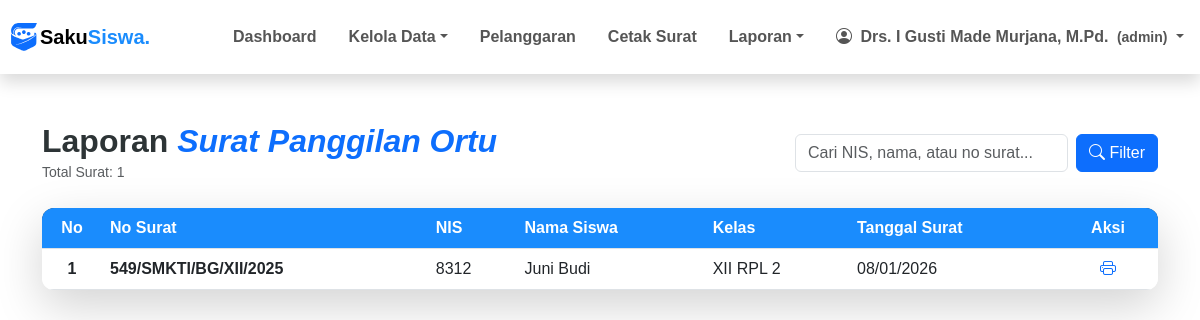
The app's page /pages/laporan/panggilan_ortu.php (signed in) with its own data.
### tables this page shows
CREATE TABLE `surat_keluar` (
  `id_surat_keluar` int NOT NULL,
  `no_surat` varchar(30) DEFAULT NULL,
  `jenis_surat` varchar(30) DEFAULT NULL,
  `id_surat_pindah` int DEFAULT NULL,
  `nis` char(5) DEFAULT NULL,
  `tanggal_pembuatan_surat` date DEFAULT NULL,
  `id_profil_sekolah` int DEFAULT NULL,
  `id_tahun_ajaran` int DEFAULT NULL,
  `tingkat` varchar(3) DEFAULT NULL
);

CREATE TABLE `siswa` (
  `nis` char(5) NOT NULL,
  `nama_siswa` varchar(50) DEFAULT NULL,
  `jenis_kelamin` enum('Laki - Laki','Perempuan') DEFAULT NULL,
  `alamat` varchar(100) DEFAULT NULL,
  `password` varchar(70) DEFAULT NULL,
  `status_siswa` enum('aktif','tidak_aktif','lulus','pindah') DEFAULT NULL,
  `id_ortu_wali` int DEFAULT NULL,
  `id_kelas` int DEFAULT NULL
);

### pages/laporan/panggilan_ortu.php (the view, shortened to what this page needs)
<?php
include ROOTPATH . "/config/config.php";
include ROOTPATH . "/includes/header.php";
$sql = "SELECT sk.id_surat_keluar, sk.no_surat, sk.tanggal_pembuatan_surat, s.nis, s.nama_siswa,
    CONCAT(t.tingkat, ' ', p.program_keahlian, ' ', k.rombel) as kelas_name
    FROM surat_keluar sk
    JOIN siswa s ON sk.nis = s.nis
    JOIN kelas k ON s.id_kelas = k.id_kelas
    JOIN tingkat t ON k.id_tingkat = t.id_tingkat
    JOIN program_keahlian p ON k.id_program_keahlian = p.id_program_keahlian
    WHERE sk.jenis_surat = 'Panggilan Orang Tua'";
$search = $_POST['search'] ?? $_GET['search'] ?? '';
$sql .= " ORDER BY sk.tanggal_pembuatan_surat DESC";
$result = mysqli_query($conn, $sql);
$total_surat = mysqli_num_rows($result);
?>
<div class="container py-5">
    <div class="row align-items-center mb-4">
        <div class="col-md-6">
            <h2 class="main-title mb-0" style="color: #2d3436; font-weight: 700;">
                Laporan <span class="text-primary fst-italic">Surat Panggilan Ortu</span>
            </h2>
            <small class="text-muted">Total Surat: <?= $total_surat ?></small>
        </div>
        <div class="col-md-6">
            <form action="" method="POST" class="d-flex justify-content-md-end gap-2">
                <input type="text" class="form-control w-50" placeholder="Cari NIS, nama, atau no surat..."
                    name="search" value="<?= htmlspecialchars($search) ?>">
                <button type="submit" class="btn btn-primary">
                    <i class="bi bi-search"></i> Filter
                </button>
            </form>
        </div>
    </div>
    <div class="table-container shadow-lg" style="max-height: 500px; overflow-y: auto;">
        <table class="table table-hover mb-0">
            <thead class="table-dark-custom">
                <tr>
                    <th class="text-center" style="width: 60px;">No</th>
                    <th>No Surat</th>
                    <th>NIS</th>
                    <th>Nama Siswa</th>
                    <th>Kelas</th>
                    <th>Tanggal Surat</th>
                    <th class="text-center" style="width: 100px;">Aksi</th>
                </tr>
            </thead>
            <tbody>
                <?php
                $no = 1;
                while ($row = mysqli_fetch_assoc($result)):
                    ?>
                    <tr>
                        <td class="text-center fw-semibold"><?= $no++ ?></td>
                        <td class="fw-semibold"><?= htmlspecialchars($row['no_surat']) ?></td>
                        <td><?= htmlspecialchars($row['nis']) ?></td>
                        <td><?= htmlspecialchars($row['nama_siswa']) ?></td>
                        <td><?= htmlspecialchars($row['kelas_name']) ?></td>
                        <td><?= date('d/m/Y', strtotime($row['tanggal_pembuatan_surat'])) ?></td>
                        <td class="text-center">
                            <a href="SistemPoin/pages/cetak/surat_panggilan_ortu_fixed.php?id=<?= $row['id_surat_keluar'] ?>"
                                <i class="bi bi-printer"></i>
                            </a>
                        </td>
                    </tr>
                <?php endwhile; ?>
            </tbody>
        </table>
    </div>
</div>
<?php include ROOTPATH . '/includes/footer.php'; ?>

### assets/css/style.css (style rules this page uses)
.table-container { background: #ffffff; border-radius: 12px; overflow: hidden; box-shadow: rgba(0, 0, 0, 0.219) 6px 3px 8px !important; }
.table-dark-custom { background-color: #1a374d !important; color: white !important; }
th { background-color: #1a8cfd !important; color: white !important; }
.btn { transition: all 0.4s ease-in-out !important; }

### includes/header.php (style rules this page uses)
body { font-family: 'Poppins', sans-serif !important; }

### records on screen
surat_keluar: no_surat "549/SMKTI/BG/XII/2025", siswa.nis "8312", siswa.nama_siswa "Juni Budi", kelas_name "XII RPL 2", tanggal_pembuatan_surat "08/01/2026"

### other values on screen
$_SESSION['nama_pengguna'] "Drs. I Gusti Made Murjana, M.Pd."
$_SESSION['user_role'] "admin"
$total_surat "1"
